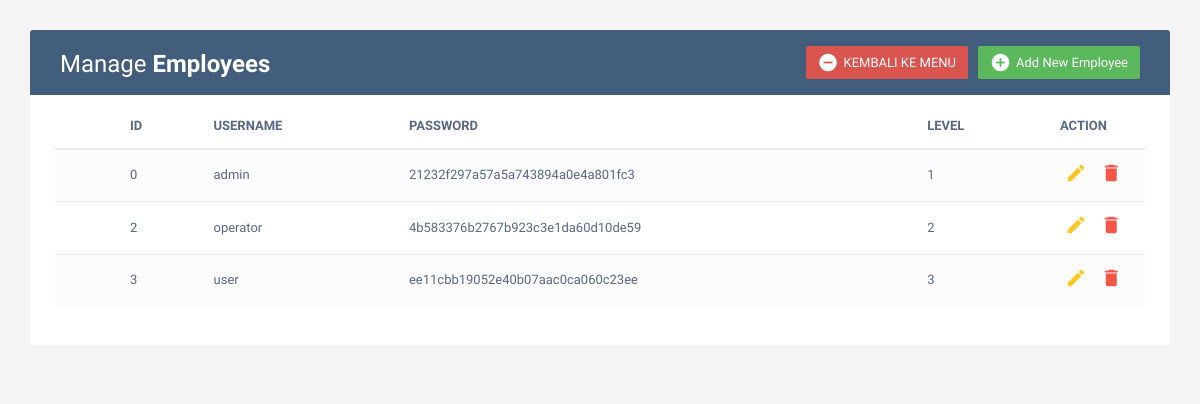
Screenshot of /index.php/manajemen with the database file from the repository.
### tables this page shows
CREATE TABLE `user` (
  `id` int(10) NOT NULL,
  `username` varchar(20) NOT NULL,
  `password` varchar(255) NOT NULL,
  `level` enum('1','2','3') NOT NULL
);

### application/controllers/manajemen.php (called while the page is built, shortened)
<?php
class manajemen extends CI_Controller{
    function __construct(){
        $this->load->model('m_data');
        $this->load->helper('url');
        $this->load->database();
        }
        public function index(){
            $this->data['user']=$this->m_data->showDataManajemen();
            $this->load->view('v_manajemen',$this->data);
        }
    }

### index.php (called while the page is built, shortened)
<?php
require_once BASEPATH.'core/CodeIgniter.php';

### application/models/m_data.php (called while the page is built, shortened)
<?php
class m_data extends CI_Model{
	public function showDataManajemen(){
		$query = $this->db->query("select * from user");
		return $query->result();
	}
}

### application/views/v_manajemen.php (the view, shortened to what this page needs)
<!DOCTYPE html>
<html lang="en">
<head>
<link rel="stylesheet" href="https://maxcdn.bootstrapcdn.com/font-awesome/4.7.0/css/font-awesome.min.css">
<link rel="stylesheet" href="https://maxcdn.bootstrapcdn.com/bootstrap/3.3.7/css/bootstrap.min.css">
</head>
<body>
    <div class="container">
        <div class="table-wrapper">
            <div class="table-title">
                <div class="row">
                    <div class="col-sm-6">
						<h2>Manage <b>Employees</b></h2>
					</div>
					<div class="col-sm-6">
						<a href="#addEmployeeModal" class="btn btn-success" data-toggle="modal"><i class="material-icons">&#xE147;</i> <span>Add New Employee</span></a>
						<a href="<?php echo base_url(). 'index.php/home/'?>"class="btn btn-danger" data-toggle="modal"><i class="material-icons">&#xE15C;</i> <span>KEMBALI KE MENU</span></a>
					</div>
                </div>
            </div>
            <table class="table table-striped table-hover">
                <thead>
                    <tr>
						<th>
						</th>
                        <th>ID</th>
                        <th>USERNAME</th>
						<th>PASSWORD</th>
                        <th>LEVEL</th>
                        <th>ACTION</th>
                    </tr>
                </thead>
                <tbody>
				<?php
                        foreach($user as $b){ ?>
                    <tr>
						<td>
						</td>
                        <td><?php echo $b->id; ?></td>
                        <td><?php echo $b->username; ?></td>
                        <td><?php echo $b->password; ?></td>
                        <td><?php echo $b->level; ?></td>
                        <td>
                            <a href="<?php echo base_url(). 'index.php/manajemen/edit/' . $b->id ?>" class="edit" data-toggle="modal"><i class="material-icons" data-toggle="tooltip" title="Edit">&#xE254;</i></a>
                            <a href="#deleteEmployeeModal" class="delete" data-toggle="modal"><i class="material-icons" data-toggle="tooltip" title="HAPUS">&#xE872;</i></a>
                        </td>
                    </tr>
                    <?php } ?>
                </tbody>
            </table>
    </div>
</body>
</html>

### application/views/v_manajemen.php (style rules this page uses)
body { color: #566787; background: #f5f5f5; font-family: 'Varela Round', sans-serif; font-size: 13px; }
.table-wrapper { background: #fff; padding: 20px 25px; margin: 30px 0; border-radius: 3px; box-shadow: 0 1px 1px rgba(0,0,0,.05); }
.table-title { padding-bottom: 15px; background: #435d7d; color: #fff; padding: 16px 30px; margin: -20px -25px 10px; border-radius: 3px 3px 0 0; }
.table-title h2 { margin: 5px 0 0; font-size: 24px; }
.table-title .btn { color: #fff; float: right; font-size: 13px; border: none; min-width: 50px; border-radius: 2px; border: none; outline: none !important; margin-left: 10px; }
.table-title .btn i { float: left; font-size: 21px; margin-right: 5px; }
.table-title .btn span { float: left; margin-top: 2px; }
table.table tr th, table.table tr td { border-color: #e9e9e9; padding: 12px 15px; vertical-align: middle; }
table.table tr th:first-child { width: 60px; }
table.table tr th:last-child { width: 100px; }
table.table-striped tbody tr:nth-of-type(odd) { background-color: #fcfcfc; }
table.table td:last-child i { opacity: 0.9; font-size: 22px; margin: 0 5px; }
table.table td a { font-weight: bold; color: #566787; display: inline-block; text-decoration: none; outline: none !important; }
table.table td a.edit { color: #FFC107; }
table.table td a.delete { color: #F44336; }
table.table td i { font-size: 19px; }

### rows the page displays
user: id "0", username "admin", password "21232f297a57a5a743894a0e4a801fc3", level "1"
user: id "2", username "operator", password "4b583376b2767b923c3e1da60d10de59", level "2"
user: id "3", username "user", password "ee11cbb19052e40b07aac0ca060c23ee", level "3"
